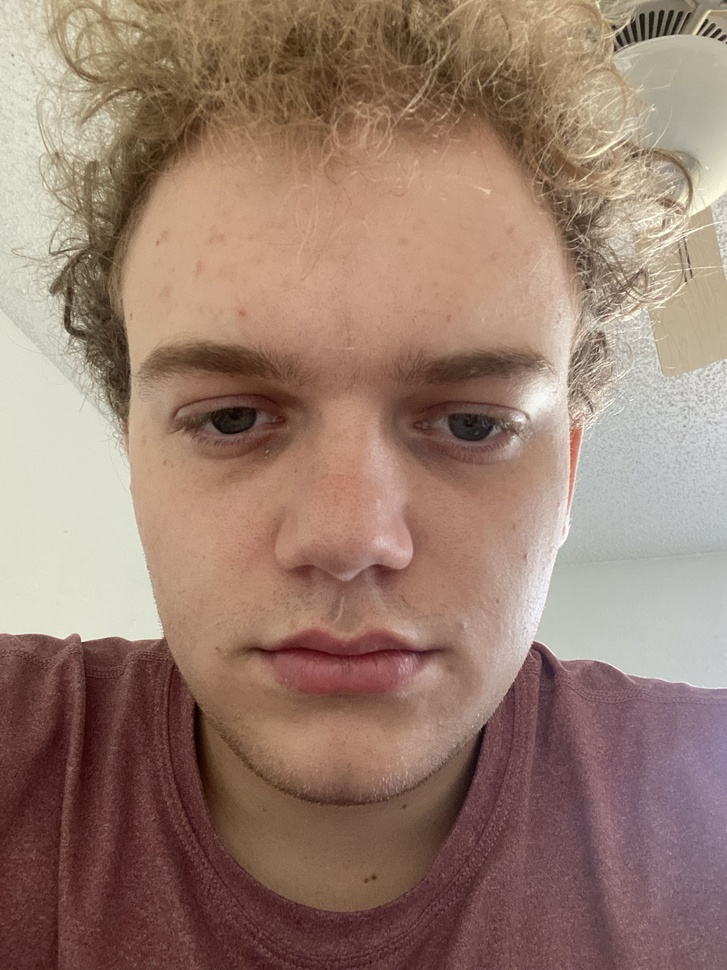
#> input picture images/Me.jpg, 727 x 970 px, shrunk from 2316 x 3088 before the run, found by its file name
$ python contours.py
#> lines starting #> are read from the running program, lines starting #| are printed output that depends on the picture; after the words box and inside, x2 and y2 are one past the last pixel; in counts of white or black regions, pixels touching at a corner belong together
import cv2 as cv
import numpy as np

img = cv.imread("/Users/brockdonahue/Desktop/OpenCVBootCamp/images/Me.jpg")
#> img is the input picture: shape (970, 727, 3); mean B, G, R 111.4, 125.6, 153.5
cv.imshow("Basic Me", img)

blank1 = np.zeros(img.shape, dtype="uint8")
blank2 = np.zeros(img.shape, dtype="uint8")

gray = cv.cvtColor(img, cv.COLOR_BGR2GRAY)
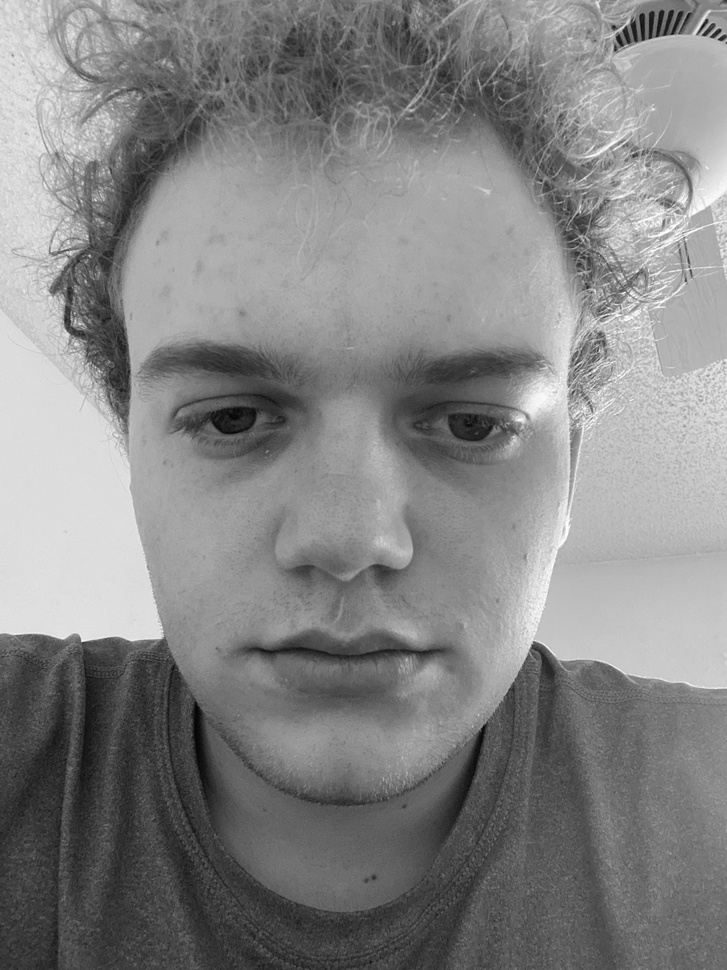
#> gray: shape (970, 727); min 3, max 255, mean 132.3
cv.imshow("Gray", gray)

# canny edges does everything i slaved over for hours in CMPEN 454, but better...
# threshold values are min and max values that we say are "significant"
# the picture im using here has really poor edge contrast on my facial features so we need a lower max value, this introduces more edge noise though.
# Just one way to get countours by doing canny edges and taking contours and hierarchy
canny = cv.Canny(gray, 75, 150)
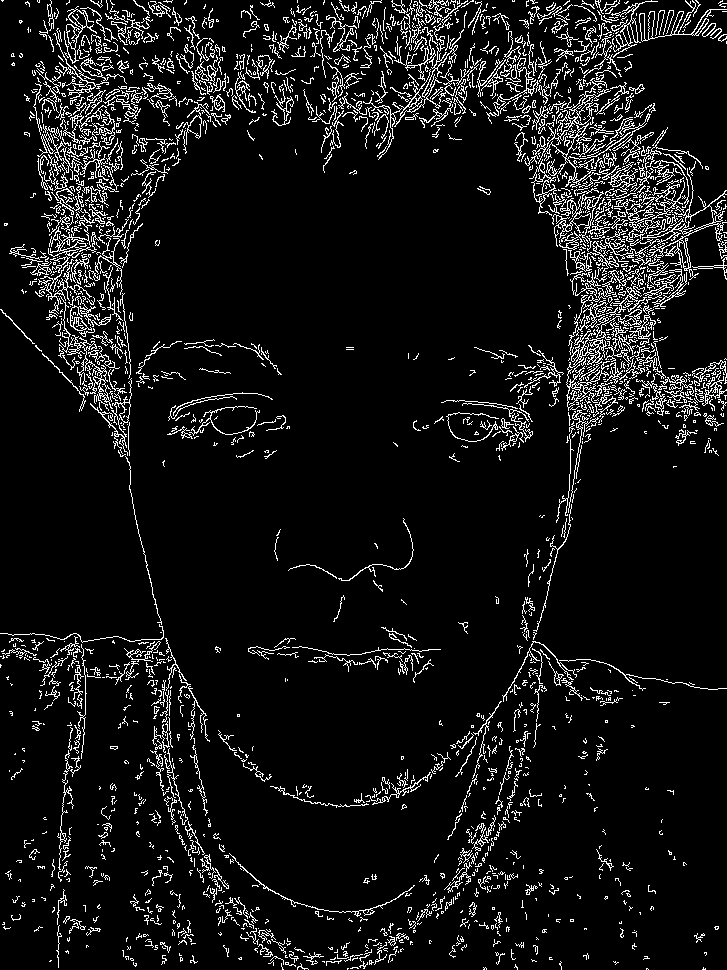
#> canny: shape (970, 727); 7.9% white in thin lines or dots
cv.imshow("Canny", canny)

contours1, hierarchy1 = cv.findContours(canny, cv.RETR_LIST, cv.CHAIN_APPROX_NONE)
#> contours1 = 2927 contours, 2663 with area under 20; largest, box (x1, y1, x2, y2) and area: (566, 309, 642, 411) 974, (552, 191, 604, 250) 452, (639, 0, 727, 42) 445, (64, 6, 97, 64) 436, (48, 214, 129, 258) 414
print(len(contours1))
#| 2927

# here we use threshold method, takes a grayscale image and threshold values.
# Can use adaptive thresholds to help ensure we recover the desired information (edges).
# first threshold value is what we compare pixel values to and second value is what we assign those that pass to.
ret, thresh = cv.threshold(gray, 75, 255, cv.THRESH_BINARY)
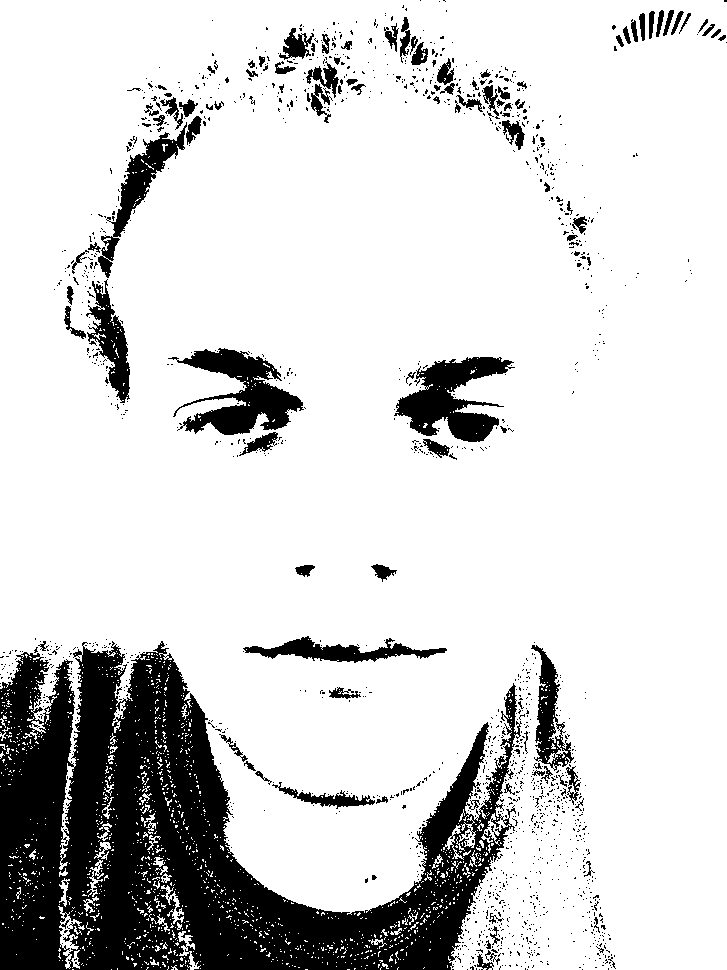
#> thresh: shape (970, 727); 83.4% white; 1544 black regions (1434 under 20 px)

contours2, hierarchy2 = cv.findContours(thresh, cv.RETR_LIST, cv.CHAIN_APPROX_SIMPLE)
#> contours2 = 3696 contours, 3493 with area under 20; largest, box (x1, y1, x2, y2) and area: (0, 0, 727, 970) 611410, (172, 347, 305, 436) 5706, (393, 356, 515, 443) 5372, (110, 121, 188, 238) 2648, (85, 279, 131, 404) 2519
print(len(contours2))
#| 3696

cv.imshow("thresh", thresh)

drawncontours1 = cv.drawContours(blank1, contours1, -1, (0, 255, 0), 2)
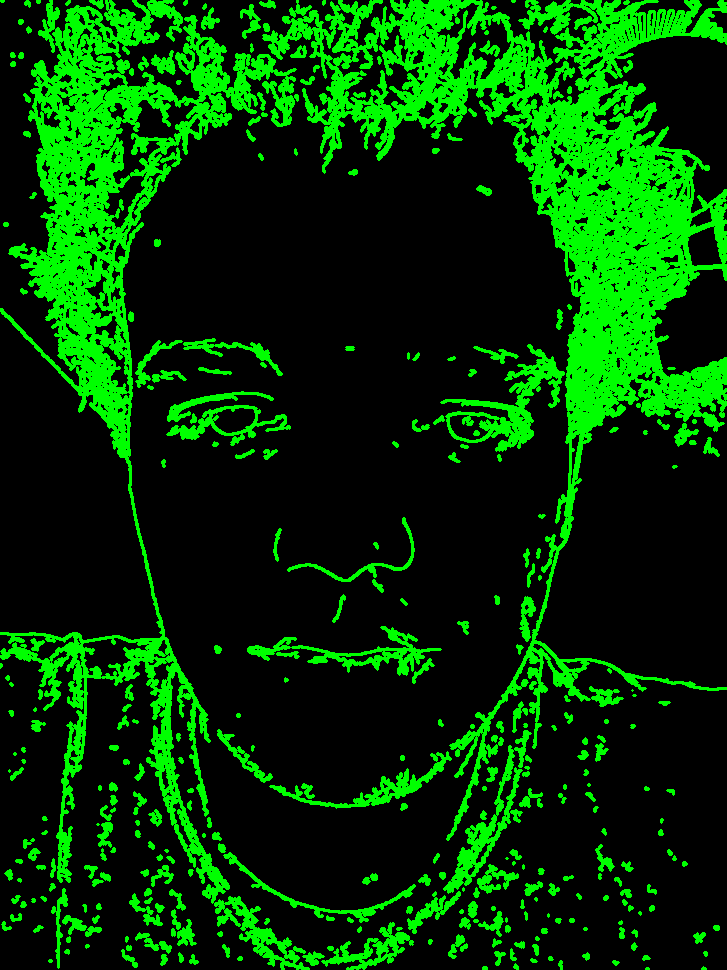
#> drawncontours1: shape (970, 727, 3); mean of channels 0, 1, 2 0, 58.2, 0; drawn as B, G, R
drawnContours2 = cv.drawContours(blank2, contours2, -1, (0, 0, 255), 2)
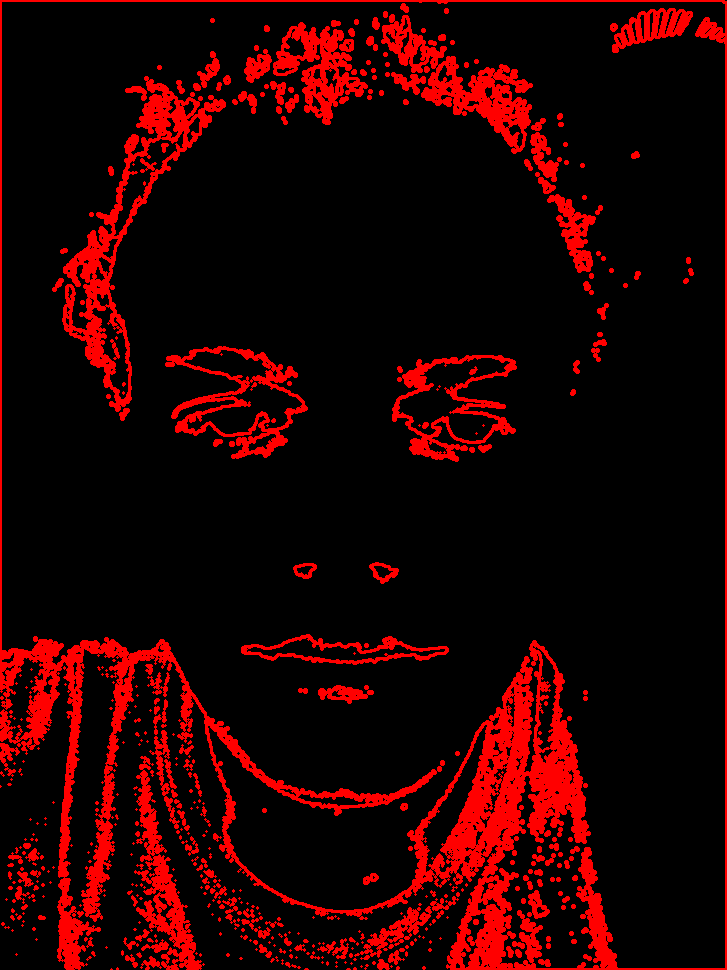
#> drawnContours2: shape (970, 727, 3); mean of channels 0, 1, 2 0, 0, 35.8; drawn as B, G, R
cv.imshow("Drawn Controus 1", drawncontours1)
cv.imshow("Drawn Contours 2", drawnContours2)

cv.waitKey(0)
cv.destroyAllWindows()

$ run again, with images/IMG_3103.jpeg copied over images/Me.jpg
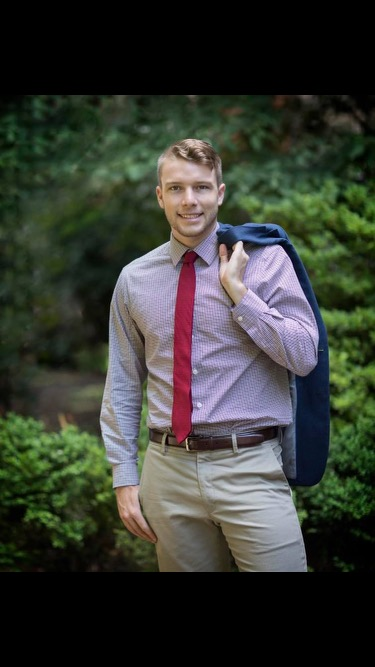
#> input picture images/IMG_3103.jpeg, 375 x 667 px, found by its file name
#> img is the input picture: shape (667, 375, 3); mean B, G, R 51.3, 58.9, 55.4
#> `canny = cv.Canny(gray, 75, 150)`:
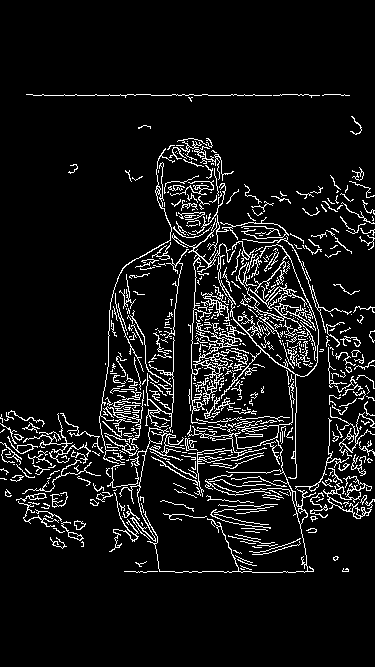
#> canny: shape (667, 375); 8% white in thin lines or dots, all inside (x1, y1, x2, y2) = (0, 94, 375, 573)
#> contours1 = 697 contours, 631 with area under 20; largest, box (x1, y1, x2, y2) and area: (172, 183, 319, 479) 1025, (119, 427, 316, 573) 508, (193, 322, 246, 405) 484, (193, 222, 220, 264) 404, (148, 428, 165, 444) 180
#| 697
#> thresh: shape (667, 375); 30.7% white; 173 white regions (126 under 20 px)
#> contours2 = 353 contours, 288 with area under 20; largest, box (x1, y1, x2, y2) and area: (0, 121, 375, 572) 76274, (148, 246, 246, 455) 4950, (328, 346, 375, 409) 1530, (216, 180, 255, 227) 898, (318, 308, 375, 331) 678
#| 353
#> `drawnContours2 = cv.drawContours(blank2, contours2, -1, (0, 0, 255), 2)`:
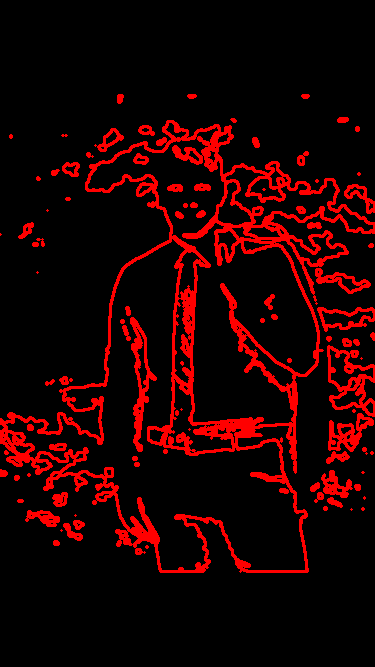
#> drawnContours2: shape (667, 375, 3); mean of channels 0, 1, 2 0, 0, 31.1; drawn as B, G, R
